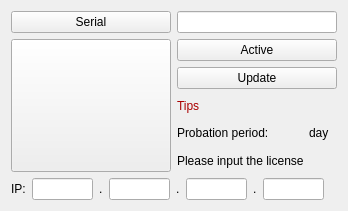
<?xml version="1.0" encoding="UTF-8"?>
<ui version="4.0">
 <class>PermitPageClass</class>
 <widget class="QWidget" name="PermitPageClass">
  <property name="geometry">
   <rect>
    <x>0</x>
    <y>0</y>
    <width>348</width>
    <height>211</height>
   </rect>
  </property>
  <property name="windowTitle">
   <string>Form</string>
  </property>
  <layout class="QGridLayout" name="gridLayout">
   <item row="0" column="0">
    <layout class="QVBoxLayout" name="verticalLayout" stretch="0,4">
     <item>
      <widget class="BtnCtrl" name="serialBtn">
       <property name="text">
        <string>Serial</string>
       </property>
      </widget>
     </item>
     <item>
      <widget class="ImgButton" name="permitBtn">
       <property name="sizePolicy">
        <sizepolicy hsizetype="Expanding" vsizetype="Expanding">
         <horstretch>0</horstretch>
         <verstretch>0</verstretch>
        </sizepolicy>
       </property>
       <property name="styleSheet">
        <string notr="true">border-image: url(:/weiduodianzi/ui/Permission.png);</string>
       </property>
       <property name="text">
        <string/>
       </property>
      </widget>
     </item>
    </layout>
   </item>
   <item row="0" column="1">
    <layout class="QVBoxLayout" name="verticalLayout_2">
     <item>
      <widget class="EditCtrl" name="licenseEdit">
       <property name="sizePolicy">
        <sizepolicy hsizetype="Expanding" vsizetype="Expanding">
         <horstretch>0</horstretch>
         <verstretch>0</verstretch>
        </sizepolicy>
       </property>
      </widget>
     </item>
     <item>
      <widget class="BtnCtrl" name="registerBtn">
       <property name="sizePolicy">
        <sizepolicy hsizetype="Expanding" vsizetype="Expanding">
         <horstretch>0</horstretch>
         <verstretch>0</verstretch>
        </sizepolicy>
       </property>
       <property name="text">
        <string>Active</string>
       </property>
      </widget>
     </item>
     <item>
      <widget class="BtnCtrl" name="updateBtn">
       <property name="sizePolicy">
        <sizepolicy hsizetype="Expanding" vsizetype="Expanding">
         <horstretch>0</horstretch>
         <verstretch>0</verstretch>
        </sizepolicy>
       </property>
       <property name="text">
        <string>Update</string>
       </property>
      </widget>
     </item>
     <item>
      <widget class="QLabel" name="labelTips_2">
       <property name="sizePolicy">
        <sizepolicy hsizetype="Expanding" vsizetype="Expanding">
         <horstretch>0</horstretch>
         <verstretch>0</verstretch>
        </sizepolicy>
       </property>
       <property name="layoutDirection">
        <enum>Qt::LeftToRight</enum>
       </property>
       <property name="styleSheet">
        <string notr="true">color: rgb(170, 0, 0);</string>
       </property>
       <property name="text">
        <string>Tips</string>
       </property>
      </widget>
     </item>
     <item>
      <layout class="QHBoxLayout" name="horizontalLayout">
       <item>
        <widget class="QLabel" name="label1">
         <property name="sizePolicy">
          <sizepolicy hsizetype="Expanding" vsizetype="Expanding">
           <horstretch>0</horstretch>
           <verstretch>0</verstretch>
          </sizepolicy>
         </property>
         <property name="text">
          <string>Probation period:</string>
         </property>
        </widget>
       </item>
       <item>
        <widget class="QLabel" name="labelDay">
         <property name="sizePolicy">
          <sizepolicy hsizetype="Expanding" vsizetype="Expanding">
           <horstretch>0</horstretch>
           <verstretch>0</verstretch>
          </sizepolicy>
         </property>
         <property name="layoutDirection">
          <enum>Qt::LeftToRight</enum>
         </property>
         <property name="styleSheet">
          <string notr="true">color: rgb(170, 0, 0);</string>
         </property>
         <property name="text">
          <string/>
         </property>
        </widget>
       </item>
       <item>
        <widget class="QLabel" name="label">
         <property name="sizePolicy">
          <sizepolicy hsizetype="Expanding" vsizetype="Expanding">
           <horstretch>0</horstretch>
           <verstretch>0</verstretch>
          </sizepolicy>
         </property>
         <property name="text">
          <string>day</string>
         </property>
        </widget>
       </item>
      </layout>
     </item>
     <item>
      <widget class="QLabel" name="label_2">
       <property name="sizePolicy">
        <sizepolicy hsizetype="Expanding" vsizetype="Expanding">
         <horstretch>0</horstretch>
         <verstretch>0</verstretch>
        </sizepolicy>
       </property>
       <property name="text">
        <string>Please input the license</string>
       </property>
      </widget>
     </item>
    </layout>
   </item>
   <item row="1" column="0" colspan="2">
    <layout class="QHBoxLayout" name="horizontalLayout_6">
     <item>
      <widget class="QLabel" name="label_3">
       <property name="text">
        <string>IP:</string>
       </property>
      </widget>
     </item>
     <item>
      <layout class="QHBoxLayout" name="horizontalLayout_2">
       <item>
        <widget class="EditCtrl" name="ipEdit1">
         <property name="sizePolicy">
          <sizepolicy hsizetype="Expanding" vsizetype="Fixed">
           <horstretch>0</horstretch>
           <verstretch>0</verstretch>
          </sizepolicy>
         </property>
        </widget>
       </item>
       <item>
        <widget class="QLabel" name="label_4">
         <property name="text">
          <string>.</string>
         </property>
        </widget>
       </item>
      </layout>
     </item>
     <item>
      <layout class="QHBoxLayout" name="horizontalLayout_3">
       <item>
        <widget class="EditCtrl" name="ipEdit2">
         <property name="sizePolicy">
          <sizepolicy hsizetype="Expanding" vsizetype="Fixed">
           <horstretch>0</horstretch>
           <verstretch>0</verstretch>
          </sizepolicy>
         </property>
        </widget>
       </item>
       <item>
        <widget class="QLabel" name="label_5">
         <property name="text">
          <string>.</string>
         </property>
        </widget>
       </item>
      </layout>
     </item>
     <item>
      <layout class="QHBoxLayout" name="horizontalLayout_4">
       <item>
        <widget class="EditCtrl" name="ipEdit3">
         <property name="sizePolicy">
          <sizepolicy hsizetype="Expanding" vsizetype="Fixed">
           <horstretch>0</horstretch>
           <verstretch>0</verstretch>
          </sizepolicy>
         </property>
        </widget>
       </item>
       <item>
        <widget class="QLabel" name="label_6">
         <property name="text">
          <string>.</string>
         </property>
        </widget>
       </item>
      </layout>
     </item>
     <item>
      <layout class="QHBoxLayout" name="horizontalLayout_5">
       <item>
        <widget class="EditCtrl" name="ipEdit4">
         <property name="sizePolicy">
          <sizepolicy hsizetype="Expanding" vsizetype="Fixed">
           <horstretch>0</horstretch>
           <verstretch>0</verstretch>
          </sizepolicy>
         </property>
        </widget>
       </item>
       <item>
        <widget class="QLabel" name="label_7">
         <property name="text">
          <string/>
         </property>
        </widget>
       </item>
      </layout>
     </item>
    </layout>
   </item>
  </layout>
 </widget>
 <customwidgets>
  <customwidget>
   <class>ImgButton</class>
   <extends>QPushButton</extends>
   <header>imgbutton.h</header>
  </customwidget>
  <customwidget>
   <class>BtnCtrl</class>
   <extends>QPushButton</extends>
   <header>btnctrl.h</header>
  </customwidget>
  <customwidget>
   <class>EditCtrl</class>
   <extends>QLineEdit</extends>
   <header>editctrl.h</header>
  </customwidget>
 </customwidgets>
 <resources>
  <include location="weiduodianzi.qrc"/>
 </resources>
 <connections/>
</ui>
